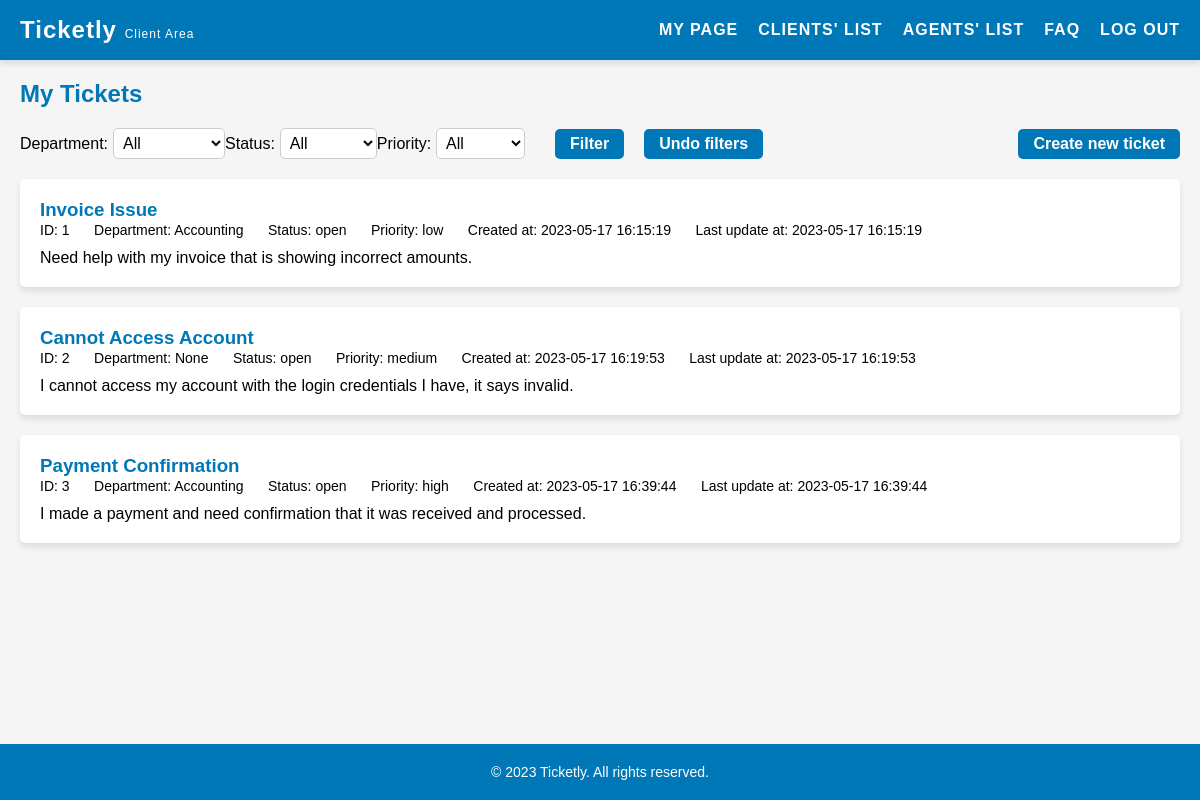
The app's page /pages/client.php (signed in) with its own data.
### tables this page shows
CREATE TABLE tickets (
    id INTEGER PRIMARY KEY AUTOINCREMENT,
    title VARCHAR(255) NOT NULL,
    description TEXT NOT NULL,
    client_id INTEGER NOT NULL,
    agent_id INTEGER,
    status VARCHAR(10) NOT NULL DEFAULT 'open' CHECK (status IN ('open', 'assigned', 'closed')),
    priority VARCHAR(10) NOT NULL DEFAULT 'medium' CHECK (priority IN ('low', 'medium', 'high')),
    created_at DATETIME NOT NULL,
    updated_at DATETIME NOT NULL,
    department_id INTEGER,
    FOREIGN KEY(client_id) REFERENCES users(id),
    FOREIGN KEY(agent_id) REFERENCES users(id),
    FOREIGN KEY(department_id) REFERENCES departments(id)
);

CREATE TABLE departments (
    id INTEGER PRIMARY KEY AUTOINCREMENT,
    name VARCHAR(255) NOT NULL UNIQUE
);

### pages/client.php (called while the page is built, shortened)
<?php
    $session = new Session();
    require_once(__DIR__ . '/../templates/client.tpl.php');
    drawClient($session);
?>

### database/departments.class.php (called while the page is built, shortened)
<?php
    function getDepartmentsNameById(PDO $db, int $id): string {
        $stmt = $db->prepare('SELECT name FROM departments WHERE id = :id');
        $stmt->bindValue(':id', $id, PDO::PARAM_INT);
        $stmt->execute();
        $row = $stmt->fetch(PDO::FETCH_ASSOC);
        if ($row) {
            return $row['name'];
        }
        return '';
    }
?>

### templates/client.tpl.php (the view, shortened to what this page needs)
<?php function drawClient(Session $session){?>
    <?php
        require_once __DIR__ . '/../database/tickets.class.php';
        require_once __DIR__ . '/../database/connection.db.php';
        require_once __DIR__ . '/../database/departments.class.php';
        $clientId = $session->getId();
        $db = getDatabaseConnection();
        $stmt = $db->prepare('SELECT * FROM tickets WHERE client_id = ?');
        $stmt->execute([$clientId]);
        $tickets = $stmt->fetchAll(PDO::FETCH_ASSOC);
    ?>
    <!DOCTYPE html>
    <html>
    <head>
    <link rel="stylesheet" href="../style/client.css">
    <link rel="stylesheet" href="../style/header.css">
    </head>
    <body>
    <header>
        <h1>Ticketly <span class="smaller">Client Area</span></h1>
        <nav>
        <ul>
            <li><a href="myPage.php">My Page</a></li>
            <li><a href="listClients.php">Clients' List</a></li>
            <li><a href="listAgents.php">Agents' List</a></li>
            <li><a href="faq.php">FAQ</a></li>
            <li><a href="../actions/action_logout.php">Log out</a></li>
        </ul>
        </nav>
    </header>
    <main>
        <section id="my-tickets">
        <h2>My Tickets</h2>
        <div class="filters">
            <label for="department-filter">Department:</label>
            <select id="department-filter">
            <option value="all">All</option>
            </select>
            <label for="status-filter">Status:</label>
            <select id="status-filter">
            <option value="all">All</option>
            </select>
            <label for="priority-filter">Priority:</label>
            <select id="priority-filter">
            <option value="all">All</option>
            </select>
            <button id="filter">Filter</button>
            <button id="undo-filter">Undo filters</button>
            <a href="newTicket.php" class="new-ticket-button">Create new ticket</a>
        </div>
        <?php foreach ($tickets as $ticket) { ?>
            <div class="ticket" data-department="<?= $ticket['department_id'] ?>" data-status="<?= $ticket['status_id'] ?>" data-priority="<?= $ticket['priority'] ?>">
            <h3 class="ticket-subject"><?= $ticket['title'] ?></h3>
            <div class="ticket-info">
                <span class="ticket-id">ID: <?= $ticket['id'] ?></span>
                <span class="ticket-department">Department: <?= getDepartmentsNameById($db, $ticket['department_id']) ?></span>
                <span class="ticket-status">Status: <?= $ticket['status'] ?></span>
                <span class="ticket-priority">Priority: <?= $ticket['priority'] ?></span>
                <span class="ticket-createdAt">Created at: <?= $ticket['created_at'] ?></span>
                <span class="ticket-updatedAt">Last update at: <?= $ticket['updated_at'] ?></span>
            </div>
            <p class="ticket-summary"><?= $ticket['description'] ?></p>
            </div>
        <?php } ?>
        </section>
    </main>
    <?php include '../templates/footer.tpl.php';?>
    </body>
    </html>
<?php } ?>

### style/client.css (style rules this page uses)
main { padding: 20px; }
section { margin-bottom: 40px; }
section h2 { color: #0077b6; margin-bottom: 20px; }
#my-tickets { margin-bottom: 80px; }
.new-ticket-button { display: inline-block; margin-left: auto; padding: 6px 15px; background-color: #0077b6; color: #fff; border-radius: 5px; text-decoration: none; font-weight: bold; }
.filters { display: flex; align-items: center; justify-content: flex-start; margin-bottom: 20px; }
.filters label { font-size: 16px; margin-right: 5px; }
.filters select { font-size: 16px; padding: 5px; border-radius: 5px; border: 1px solid #ccc; background-color: #fff; }
#priority-filter { margin-right: 20px; }
.filters button { font-size: 16px; padding: 6px 15px; background-color: #0077b6; color: #fff; border-radius: 5px; border: none; margin-left: 10px; cursor: pointer; white-space: nowrap; font-weight: bold; margin-right: 10px; }
.ticket { box-shadow: 0 4px 6px rgba(0, 0, 0, 0.1); padding: 20px; background-color: #fff; margin-bottom: 20px; border-radius: 5px; }
.ticket h3 { margin-top: 0; color: #0077b6; }
.ticket-info { margin-bottom: 10px; }
.ticket-info span { display: inline-block; margin-right: 20px; font-size: 14px; }
.ticket-summary { font-size: 16px; }

### style/header.css (style rules this page uses)
* { box-sizing: border-box; margin: 0; padding: 0; }
body { font-family: Arial, sans-serif; background-color: #f5f5f5; }
header { background-color: #0077b6; color: #fff; display: flex; justify-content: space-between; align-items: center; padding: 20px; height: 60px; box-shadow: 0 4px 6px rgba(0, 0, 0, 0.1); }
header h1 { font-size: 24px; letter-spacing: 1px; }
header nav ul { display: flex; list-style-type: none; }
header nav li:not(:last-child) { margin-right: 20px; }
header nav a { color: #fff; text-decoration: none; font-size: 16px; letter-spacing: 1px; text-transform: uppercase; font-weight: 600; transition: color 0.3s ease; }
.smaller { font-size: 0.5em; font-weight: lighter; }

### records on screen
tickets: title "Invoice Issue", id "1", department.name "Accounting", status "open", priority "low", created_at "2023-05-17 16:15:19", updated_at "2023-05-17 16:15:19", description "Need help with my invoice that is showing incorrect amounts."
tickets: title "Cannot Access Account", id "2", department.name "None", status "open", priority "medium", created_at "2023-05-17 16:19:53", updated_at "2023-05-17 16:19:53", description "I cannot access my account with the login credentials I have, it says invalid."
tickets: title "Payment Confirmation", id "3", department.name "Accounting", status "open", priority "high", created_at "2023-05-17 16:39:44", updated_at "2023-05-17 16:39:44", description "I made a payment and need confirmation that it was received and processed."
